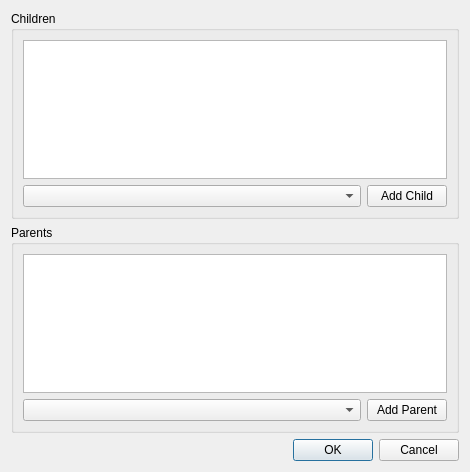
<?xml version="1.0" encoding="UTF-8"?>
<ui version="4.0">
 <class>CAssetLinksDialog</class>
 <widget class="QDialog" name="CAssetLinksDialog">
  <property name="geometry">
   <rect>
    <x>0</x>
    <y>0</y>
    <width>470</width>
    <height>472</height>
   </rect>
  </property>
  <property name="windowTitle">
   <string>Dialog</string>
  </property>
  <layout class="QVBoxLayout" name="verticalLayout">
   <item>
    <widget class="QGroupBox" name="ChildrenGroup">
     <property name="title">
      <string>Children</string>
     </property>
     <layout class="QVBoxLayout" name="verticalLayout_3">
      <item>
       <widget class="QListWidget" name="ChildrenListWidget">
        <property name="contextMenuPolicy">
         <enum>Qt::CustomContextMenu</enum>
        </property>
       </widget>
      </item>
      <item>
       <layout class="QHBoxLayout" name="horizontalLayout">
        <item>
         <widget class="QComboBox" name="AddChildCombo">
          <property name="sizePolicy">
           <sizepolicy hsizetype="Expanding" vsizetype="Fixed">
            <horstretch>0</horstretch>
            <verstretch>0</verstretch>
           </sizepolicy>
          </property>
         </widget>
        </item>
        <item>
         <widget class="QPushButton" name="AddChildLinkButton">
          <property name="text">
           <string>Add Child</string>
          </property>
         </widget>
        </item>
       </layout>
      </item>
     </layout>
    </widget>
   </item>
   <item>
    <spacer name="verticalSpacer">
     <property name="orientation">
      <enum>Qt::Vertical</enum>
     </property>
     <property name="sizeHint" stdset="0">
      <size>
       <width>20</width>
       <height>40</height>
      </size>
     </property>
    </spacer>
   </item>
   <item>
    <widget class="QGroupBox" name="ParentsGroup">
     <property name="title">
      <string>Parents</string>
     </property>
     <layout class="QVBoxLayout" name="verticalLayout_4">
      <item>
       <widget class="QListWidget" name="ParentsListWidget">
        <property name="contextMenuPolicy">
         <enum>Qt::CustomContextMenu</enum>
        </property>
       </widget>
      </item>
      <item>
       <layout class="QHBoxLayout" name="horizontalLayout_2">
        <item>
         <widget class="QComboBox" name="AddParentCombo">
          <property name="sizePolicy">
           <sizepolicy hsizetype="Expanding" vsizetype="Fixed">
            <horstretch>0</horstretch>
            <verstretch>0</verstretch>
           </sizepolicy>
          </property>
         </widget>
        </item>
        <item>
         <widget class="QPushButton" name="AddParentLinkButton">
          <property name="text">
           <string>Add Parent</string>
          </property>
         </widget>
        </item>
       </layout>
      </item>
     </layout>
    </widget>
   </item>
   <item>
    <widget class="QDialogButtonBox" name="buttonBox">
     <property name="orientation">
      <enum>Qt::Horizontal</enum>
     </property>
     <property name="standardButtons">
      <set>QDialogButtonBox::Cancel|QDialogButtonBox::Ok</set>
     </property>
    </widget>
   </item>
  </layout>
 </widget>
 <resources/>
 <connections>
  <connection>
   <sender>buttonBox</sender>
   <signal>accepted()</signal>
   <receiver>CAssetLinksDialog</receiver>
   <slot>accept()</slot>
   <hints>
    <hint type="sourcelabel">
     <x>248</x>
     <y>254</y>
    </hint>
    <hint type="destinationlabel">
     <x>157</x>
     <y>274</y>
    </hint>
   </hints>
  </connection>
  <connection>
   <sender>buttonBox</sender>
   <signal>rejected()</signal>
   <receiver>CAssetLinksDialog</receiver>
   <slot>reject()</slot>
   <hints>
    <hint type="sourcelabel">
     <x>316</x>
     <y>260</y>
    </hint>
    <hint type="destinationlabel">
     <x>286</x>
     <y>274</y>
    </hint>
   </hints>
  </connection>
 </connections>
</ui>
